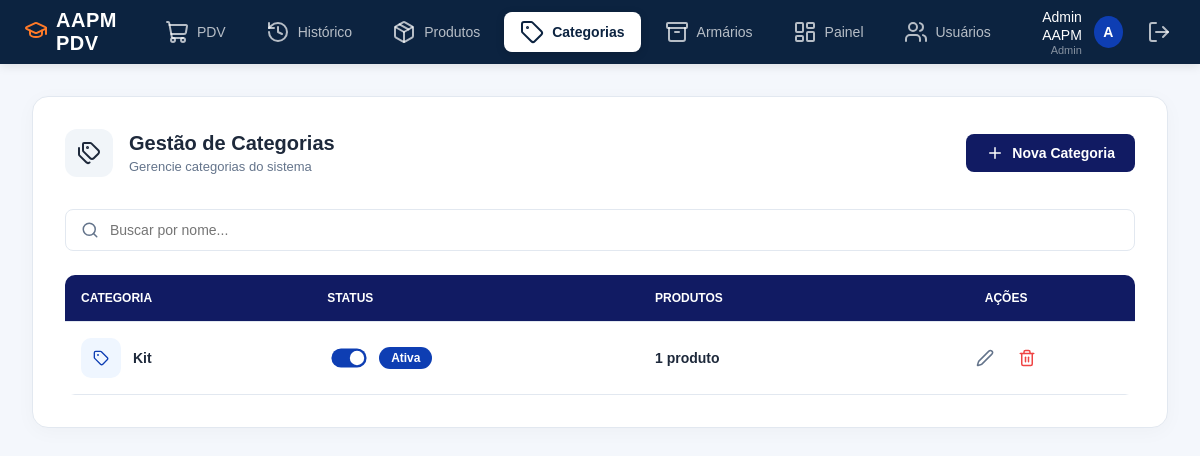
Before: /categorias/ (signed in) with the older database file.
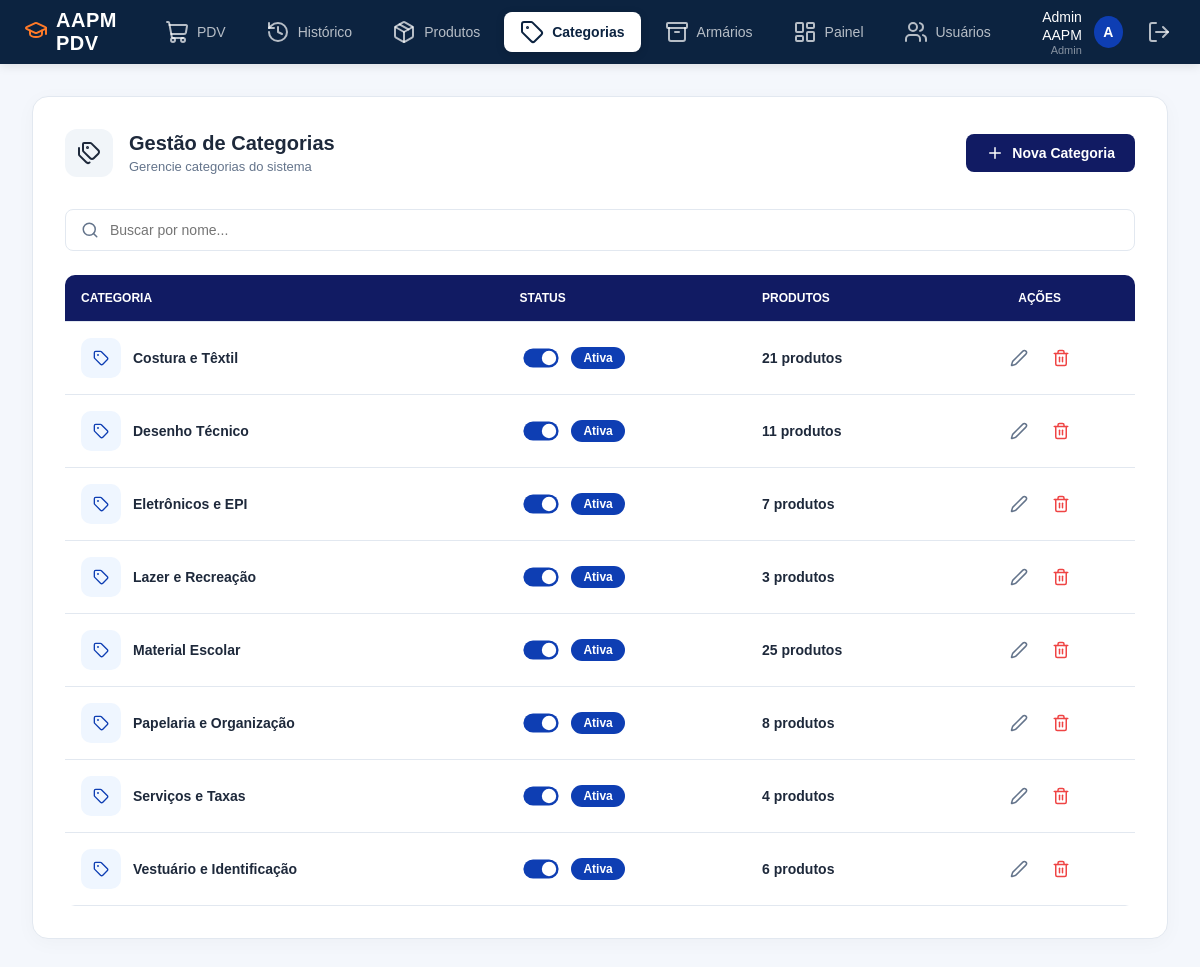
After: the same page with the newer database file.
### app/models/categoria.py (models this page shows)
class Categoria(Base):
    __tablename__ = "categorias"
    id = Column(Integer, primary_key=True, autoincrement=True, index=True)
    nome  = Column(String(100), nullable=False, unique=True)
    ativo = Column(Boolean, default=True)
    produtos = relationship("Produto", back_populates="categoria", lazy="select")

### app/controllers/categoria_controller.py (the view)
@router.get("/")
def listar_categorias(
    request: Request,
    db: Session = Depends(get_db),
    admin = Depends(get_admin)
):
    categorias = db.query(Categoria).order_by(Categoria.nome).all()
    return templates.TemplateResponse(
        request,
        "categorias/index.html",
        {
            "request":    request,
            "usuario":    admin,
            "categorias": categorias,
        }
    )

### app/templates/categorias/index.html (shortened to what the changed rows need)
{% extends "base.html" %}
{% block styles %}
<link rel="stylesheet" href="/static/css/categorias.css?v=5">
{% endblock %}
{% block content %}
<div class="page-wrapper">
    <div class="content-card">
        <div class="page-header">
            <div class="header-info">
                <div class="title-area">
                    <h2>Gestão de Categorias</h2>
                </div>
            </div>
        </div>
        <table class="data-table">
            <thead>
                <tr>
                    <th>Categoria</th>
                    <th>Status</th>
                    <th>Produtos</th>
                    <th style="text-align: center;">Ações</th>
                </tr>
            </thead>
            <tbody>
                {% for c in categorias %}
                <tr class="category-row">
                    <td>
                        <div class="category-cell">
                            <div class="category-icon-small">
                                <i data-lucide="tag" style="width: 16px; height: 16px;"></i>
                            </div>
                            <div class="category-details-cell">
                                <strong class="category-name">{{ c.nome }}</strong>
                            </div>
                        </div>
                    </td>
                    <td>
                        <form action="/categorias/{{ c.id }}/toggle-ativo" method="post" style="margin: 0;">
                            <div class="status-badge">
                                <label class="switch" style="transform: scale(0.8); margin: 0;">
                                    <span class="slider"></span>
                                </label>
                                {% if c.ativo %}
                                    <span class="status-text ativo">Ativa</span>
                                {% else %}
                                    <span class="status-text inativo">Inativa</span>
                                {% endif %}
                            </div>
                        </form>
                    </td>
                    <td>
                        <span class="category-details count-badge">
                            {% set ativos = c.produtos | selectattr('ativo') | list %}
                            {{ ativos | length }} produto{{ 's' if ativos | length != 1 else '' }}
                        </span>
                    </td>
                    <td style="text-align: center;">
                        <div style="display: flex; justify-content: center; gap: 8px;">
                            <a href="/categorias/{{ c.id }}/editar" class="action-btn-icon" title="Editar">
                                <i data-lucide="edit-2" style="width: 18px; height: 18px;"></i>
                            </a>
                            <form id="form-excluir-{{ c.id }}" action="/categorias/{{ c.id }}/excluir" method="post" style="margin: 0;">
                                <button
                                    type="button"
                                    class="action-btn"
                                    title="Excluir"
                                    onclick="abrirModalExcluir('form-excluir-{{ c.id }}', '{{ c.nome }}')"
                                >
                                    <i data-lucide="trash-2" style="width: 18px; height: 18px;"></i>
                                </button>
                            </form>
                        </div>
                    </td>
                </tr>
                {% endfor %}
            </tbody>
        </table>
    </div>
</div>
{% endblock %}

Changed rows visible on the page:
added Categoria: nome "Costura e Têxtil", ativo "Ativa", ativos "21", value "s"
added Categoria: nome "Desenho Técnico", ativo "Ativa", ativos "11", value "s"
added Categoria: nome "Eletrônicos e EPI", ativo "Ativa", ativos "7", value "s"
added Categoria: nome "Lazer e Recreação", ativo "Ativa", ativos "3", value "s"
added Categoria: nome "Material Escolar", ativo "Ativa", ativos "25", value "s"
added Categoria: nome "Papelaria e Organização", ativo "Ativa", ativos "8", value "s"
changed Categoria: nome "Kit" → "Serviços e Taxas"; ativos "1" → "4"; value (not shown) → "s"
added Categoria: nome "Vestuário e Identificação", ativo "Ativa", ativos "6", value "s"
